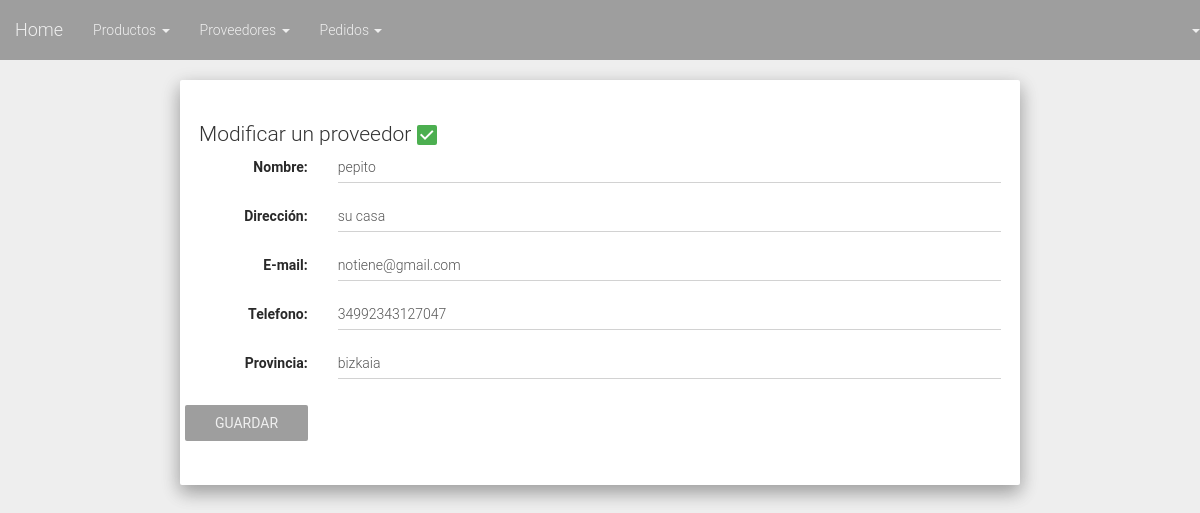
Screenshot of /editar_proveedor.php?id=1 (signed in) with the database file from the repository.
### tables this page shows
CREATE TABLE IF NOT EXISTS `proveedor` (
  `id` int(11) NOT NULL,
  `nombre` varchar(50) NOT NULL,
  `direccion` varchar(150) NOT NULL,
  `email` varchar(100) NOT NULL,
  `telefono` varchar(50) NOT NULL,
  `provincia` varchar(50) NOT NULL,
  `activo` bit(1) DEFAULT b'1'
);

### lib/Conexion.php (called while the page is built, shortened)
<?php
    class Conexion{
        private $dataBase;
        function __construct(){
            $this->dataBase = new PDO("mysql:host=". Config::$SERVER .";dbname=".Config::$DATABASE, Config::$USER, Config::$PASS);
        }
        function ejecutarSelect($query){
           try {
                return   $this->dataBase->query($query);
           } catch(PDOException $ex) {
                echo "An Error occured!";
                some_logging_function($ex->getMessage());
           }
       }
    }
?>

### editar_proveedor.php (the view, shortened to what this page needs)
<?php
    include 'lib/Conexion.php';
        $db = new Conexion();
        $nombre = "";
        $direccion = "";
        $email = "";
        $telefono = "";
        $provincia = "";
        $activo=0;
        cargar_proveedor($nombre,$direccion,$email,$telefono,$provincia,$activo,$db);
    function cargar_proveedor(&$nombre,&$direccion,&$email,&$telefono,&$provincia,&$activo,$db){
        $query = "SELECT * FROM proveedor WHERE id = ".$_GET['id']." AND activo = 1";
        if ($resultado = $db->ejecutarSelect($query)){
            if($resultado->rowCount()==1){
                foreach ($resultado as $linea){
                    $nombre = $linea['nombre'];
                    $direccion= $linea['direccion'];
                    $email= $linea['email'];
                    $telefono= $linea['telefono'];
                    $provincia= $linea['provincia'];
                }
            }else{
                echo "El registro solicitado no se encuentra disponible";
            }
        }else{
            echo "Error a la hora de ejecutar la query";
        }
    }
?>
<!DOCTYPE HTML>
<html>
    <head>
        <?php
            include 'lib/cabecera.php';
        ?>
    </head>
    <body>
        <?php include 'lib/menu.php';?>
        <div class="well bs-component" style="width: 70%; margin: 0 auto;">
            <form class="form-horizontal" method="post" action="">
                <fieldset>
                    <legend class="checkbox">
                        Modificar un proveedor
                            <label>
                            </label>
                    </legend>
                     <div class="form-group">
                        <label class="col-lg-2 control-label">Nombre: </label>
                        <div class="col-lg-10">
                            <input type="text" name="nombre" id="nombre" class="form-control" value ="<?php echo $nombre; ?>" />
                        </div>
                     </div>
                     <div class="form-group">
                        <label class="col-lg-2 control-label">Direcci&oacute;n: </label>
                        <div class="col-lg-10">
                            <input type="text" name="direccion" id="direccion" class="form-control" value="<?php echo $direccion;?>" />
                        </div>
                     </div>
                     <div class="form-group">
                         <label class="col-lg-2 control-label">E-mail: </label>
                        <div class="col-lg-10">
                            <input type="text" name="email" id="email" class="form-control" value="<?php echo $email;?>" />
                        </div>
                     </div>
                     <div class="form-group">
                         <label class="col-lg-2 control-label">Telefono: </label>
                        <div class="col-lg-10">
                            <input type="text" name="telefono" id="telefono" class="form-control" value="<?php echo $telefono;?>" />
                        </div>
                     </div>
                     <div class="form-group">
                         <label class="col-lg-2 control-label">Provincia: </label>
                        <div class="col-lg-10">
                            <input type="text" name="provincia" id="provincia" class="form-control" value="<?php echo $provincia;?>" />
                        </div>
                     </div>
                     <div class="form-group">
                         <input type="submit" value="Guardar" class="btn btn-material-grey" />
                     </div>
                </fieldset>
            </form>
        </div>
    </body>
</html>

### rows the page displays
proveedor: nombre "pepito", direccion "su casa", email "notiene@gmail.com", telefono "34992343127047", provincia "bizkaia"
